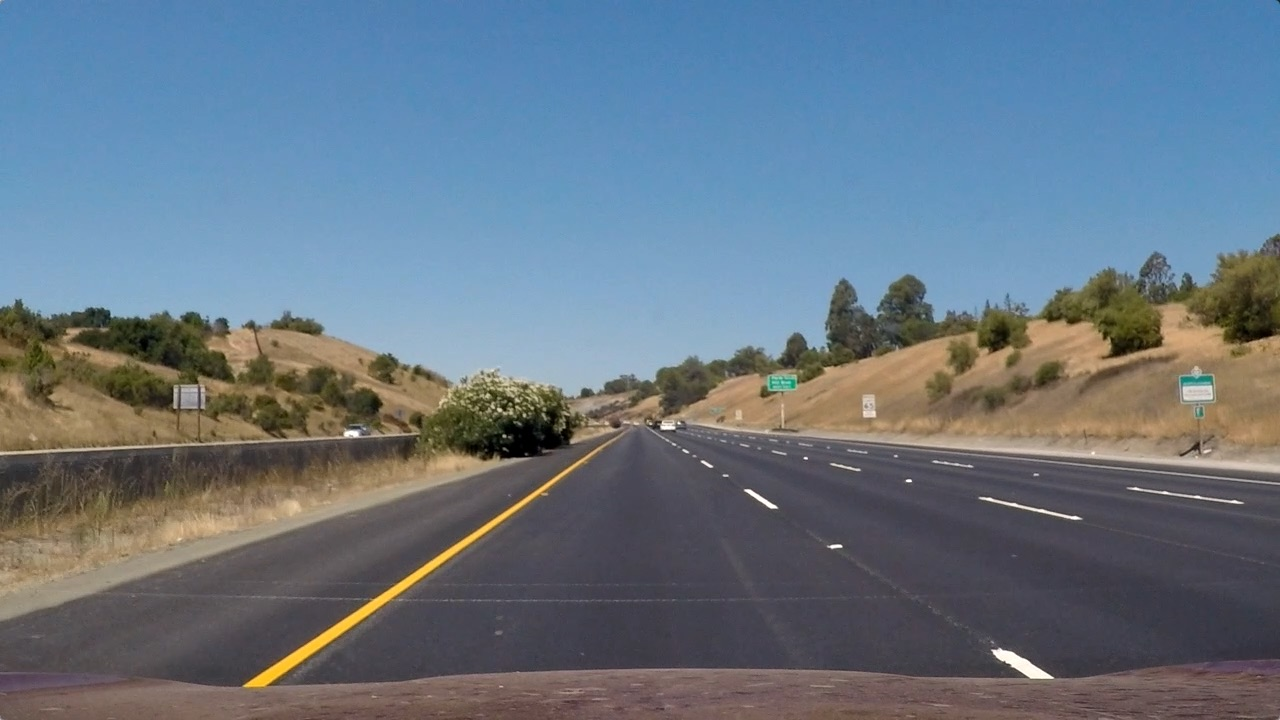
#> input picture Phase One/test_images/straight_lines1.jpg, 1280 x 720 px; its folder holds only this picture in this run
$ python binarization_utils.py   (older library calls are emulated)
#> lines starting #> are read from the running program, lines starting #| are printed output that depends on the picture; after the words box and inside, x2 and y2 are one past the last pixel; in counts of white or black regions, pixels touching at a corner belong together
import cv2
import numpy as np
import glob
import matplotlib.pyplot as plt


# selected threshold to highlight yellow lines
yellow_HSV_th_min = np.array([0, 70, 70])
yellow_HSV_th_max = np.array([50, 255, 255])


def thresh_frame_in_HSV(frame, min_values, max_values, verbose=False):
    """
    Threshold a color frame in HSV space
    """
    HSV = cv2.cvtColor(frame, cv2.COLOR_BGR2HSV)

    min_th_ok = np.all(HSV > min_values, axis=2)
    max_th_ok = np.all(HSV < max_values, axis=2)

    out = np.logical_and(min_th_ok, max_th_ok)


    return out


def thresh_frame_sobel(frame, kernel_size):
    """
    Apply Sobel edge detection to an input frame, then threshold the result
    """
    gray = cv2.cvtColor(frame, cv2.COLOR_BGR2GRAY)

    sobel_x = cv2.Sobel(gray, cv2.CV_64F, 1, 0, ksize=kernel_size)
    sobel_y = cv2.Sobel(gray, cv2.CV_64F, 0, 1, ksize=kernel_size)

    sobel_mag = np.sqrt(sobel_x ** 2 + sobel_y ** 2)
    sobel_mag = np.uint8(sobel_mag / np.max(sobel_mag) * 255)

    _, sobel_mag = cv2.threshold(sobel_mag, 50, 1, cv2.THRESH_BINARY)

    return sobel_mag.astype(bool)


def get_binary_from_equalized_grayscale(frame):
    """
    Apply histogram equalization to an input frame, threshold it and return the (binary) result.
    """
    gray = cv2.cvtColor(frame, cv2.COLOR_BGR2GRAY)

    eq_global = cv2.equalizeHist(gray)

    _, th = cv2.threshold(eq_global, thresh=250, maxval=255, type=cv2.THRESH_BINARY)

    return th


def binarize(img, verbose=False):
    """
    Convert an input frame to a binary image which highlight as most as possible the lane-lines.

    :param img: input color frame
    :param verbose: if True, show intermediate results
    :return: binarized frame
    """
    h, w = img.shape[:2]

    binary = np.zeros(shape=(h, w), dtype=np.uint8)

    # highlight yellow lines by threshold in HSV color space
    HSV_yellow_mask = thresh_frame_in_HSV(img, yellow_HSV_th_min, yellow_HSV_th_max, verbose=False)
    binary = np.logical_or(binary, HSV_yellow_mask)

    # highlight white lines by thresholding the equalized frame
    eq_white_mask = get_binary_from_equalized_grayscale(img)
    binary = np.logical_or(binary, eq_white_mask)

    # get Sobel binary mask (thresholded gradients)
    sobel_mask = thresh_frame_sobel(img, kernel_size=9)
    binary = np.logical_or(binary, sobel_mask)

    # apply a light morphology to "fill the gaps" in the binary image
    kernel = np.ones((5, 5), np.uint8)
    closing = cv2.morphologyEx(binary.astype(np.uint8), cv2.MORPH_CLOSE, kernel)


    return closing


if __name__ == '__main__':

    test_images = glob.glob('test_images/*.jpg')
    for test_image in test_images:
        img = cv2.imread(test_image)
#> img is the input picture: shape (720, 1280, 3); mean B, G, R 131.2, 117.7, 103.2
        binarize(img=img, verbose=True)
#> in thresh_frame_in_HSV, `min_th_ok = np.all(HSV > min_values, axis=2)`:
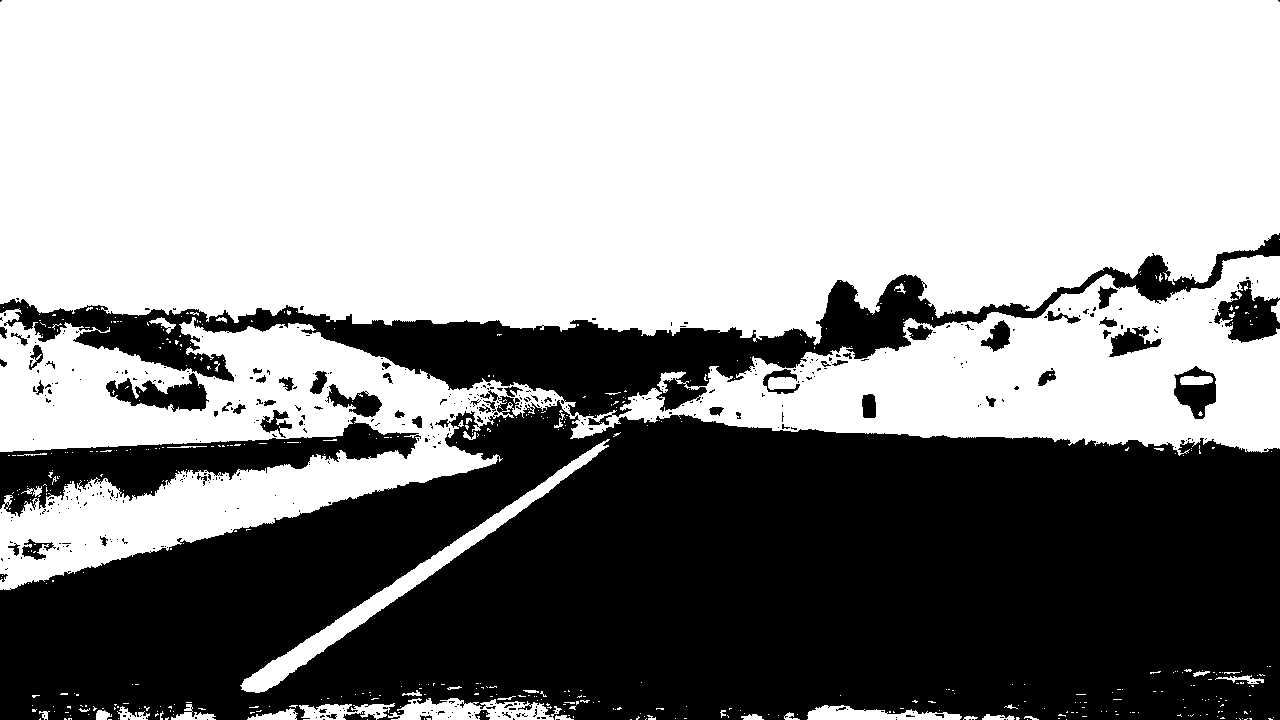
#> min_th_ok: shape (720, 1280) bool; 58.6% white; 461 black regions (401 under 20 px), largest, box (x1, y1, x2, y2) and area: (0, 390, 1280, 720) 308227, (0, 233, 1280, 425) 45583, (0, 417, 421, 517) 14109
#> in get_binary_from_equalized_grayscale, `eq_global = cv2.equalizeHist(gray)`:
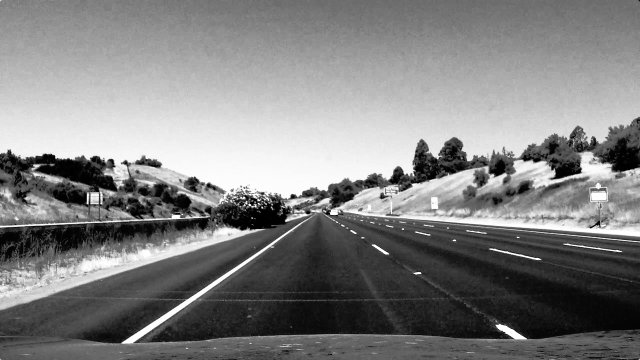
#> eq_global: shape (720, 1280) (shown at 1/2 size); min 0, max 255, mean 128.6
#> in thresh_frame_sobel, `sobel_y = cv2.Sobel(gray, cv2.CV_64F, 0, 1, ksize=kernel_size)`:
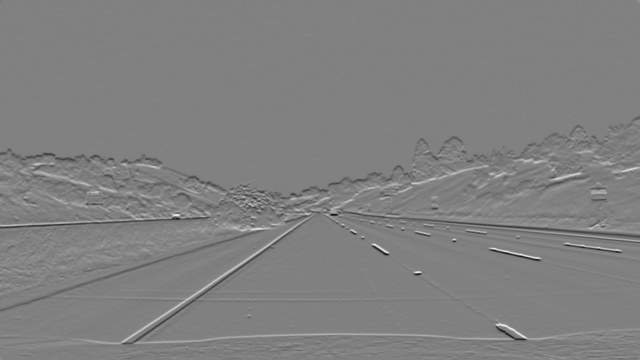
#> sobel_y: shape (720, 1280) float64 (shown at 1/2 size); min -1581900, max 1548409, mean -1112.9; drawn with min black and max white
#> in binarize, `closing = cv2.morphologyEx(binary.astype(np.uint8), cv2.MORPH_CLOSE, k..`:
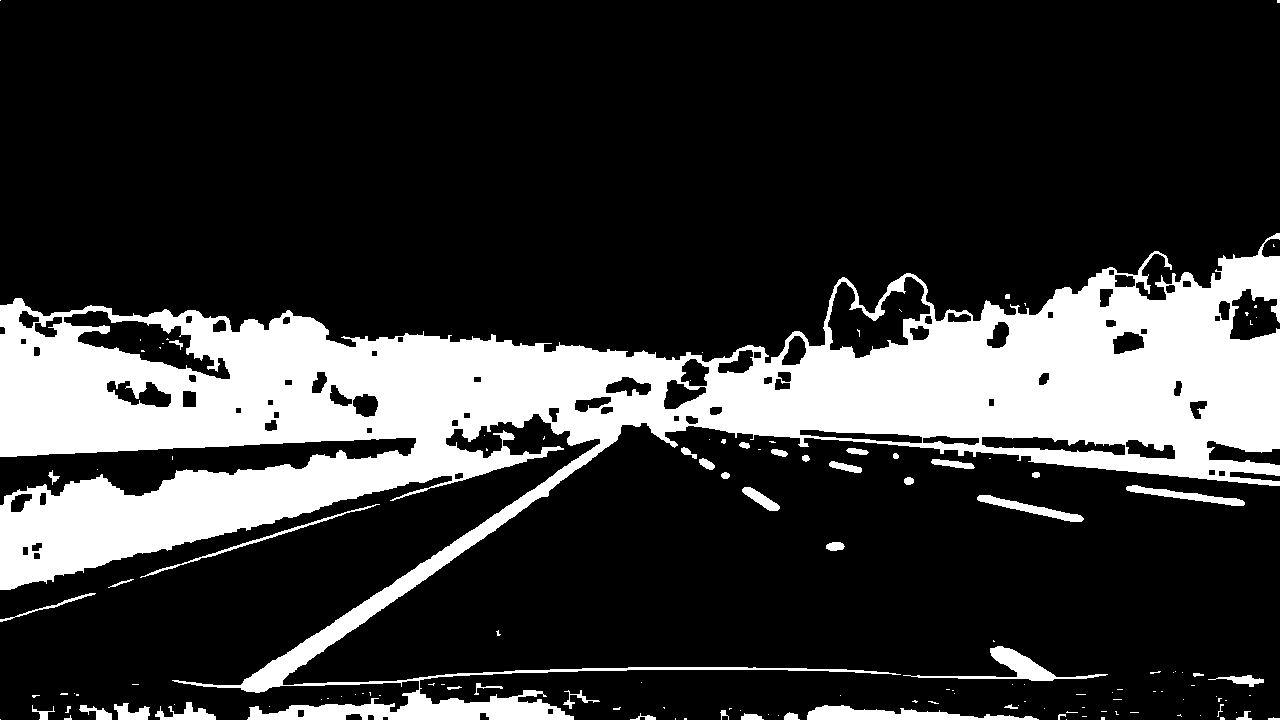
#> closing: shape (720, 1280); values 0 (black) and 1 (white), 21.4% white; 139 white regions (94 under 20 px), largest, box (x1, y1, x2, y2) and area: (0, 233, 1280, 720) 186961, (807, 705, 1039, 720) 1816, (903, 646, 1108, 681) 1468

$ run again, on Phase One/test_images/test3.jpg
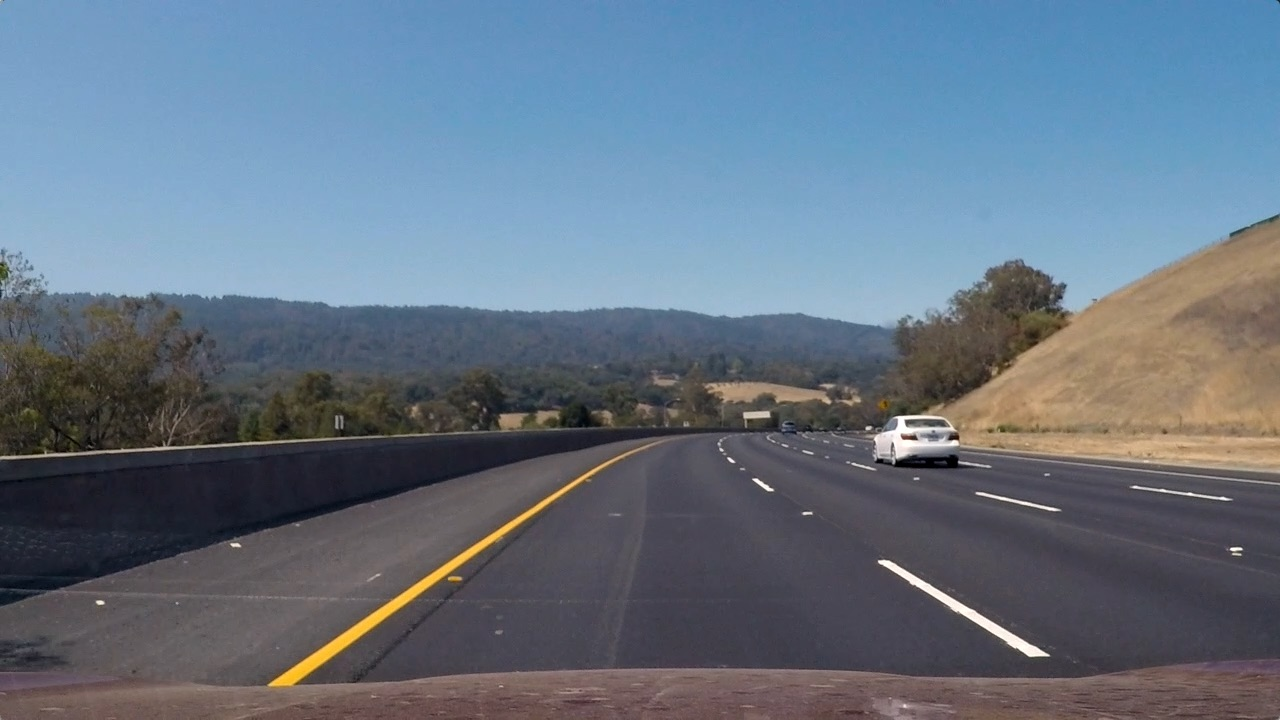
#> input picture Phase One/test_images/test3.jpg, 1280 x 720 px
#> img is the input picture: shape (720, 1280, 3); mean B, G, R 130.7, 115.3, 101.1
#> HSV: shape (720, 1280, 3); mean H, S, V 94.8, 72.6, 137.9
#> in thresh_frame_in_HSV, `min_th_ok = np.all(HSV > min_values, axis=2)`:
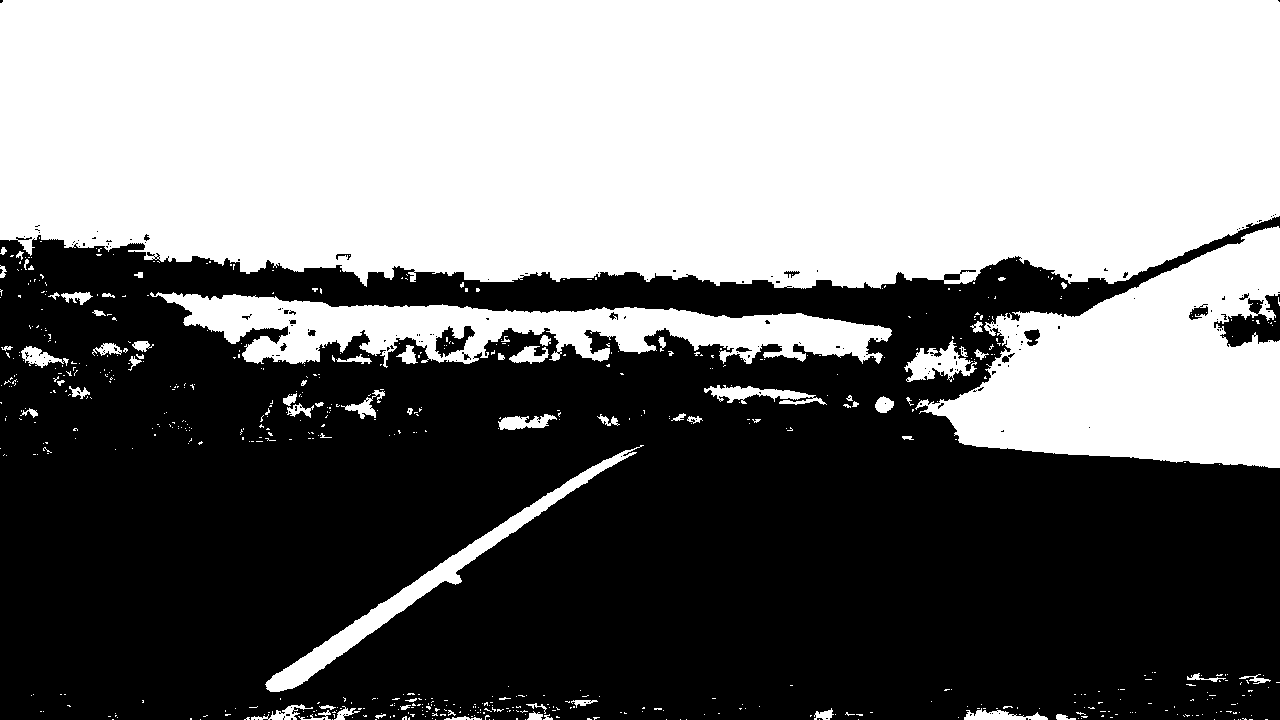
#> min_th_ok: shape (720, 1280) bool; 47.6% white; 667 white regions (595 under 20 px), largest, box (x1, y1, x2, y2) and area: (0, 0, 1280, 289) 342898, (915, 226, 1280, 468) 50982, (150, 292, 892, 368) 26291
#> max_th_ok: shape (720, 1280) bool; 20.6% white; 160 white regions (101 under 20 px), largest, box (x1, y1, x2, y2) and area: (586, 218, 1280, 484) 81892, (0, 439, 1280, 720) 58439, (0, 302, 568, 462) 41072
#> out: shape (720, 1280) bool; 7.2% white; 499 white regions (446 under 20 px), largest, box (x1, y1, x2, y2) and area: (915, 226, 1280, 468) 50982, (265, 445, 644, 692) 6210, (904, 340, 977, 382) 1422
#> th: shape (720, 1280); 2.4% white; 285 white regions (262 under 20 px), largest, box (x1, y1, x2, y2) and area: (48, 267, 948, 325) 12890, (269, 461, 612, 686) 2862, (874, 415, 959, 458) 1646
#> in binarize, `closing = cv2.morphologyEx(binary.astype(np.uint8), cv2.MORPH_CLOSE, k..`:
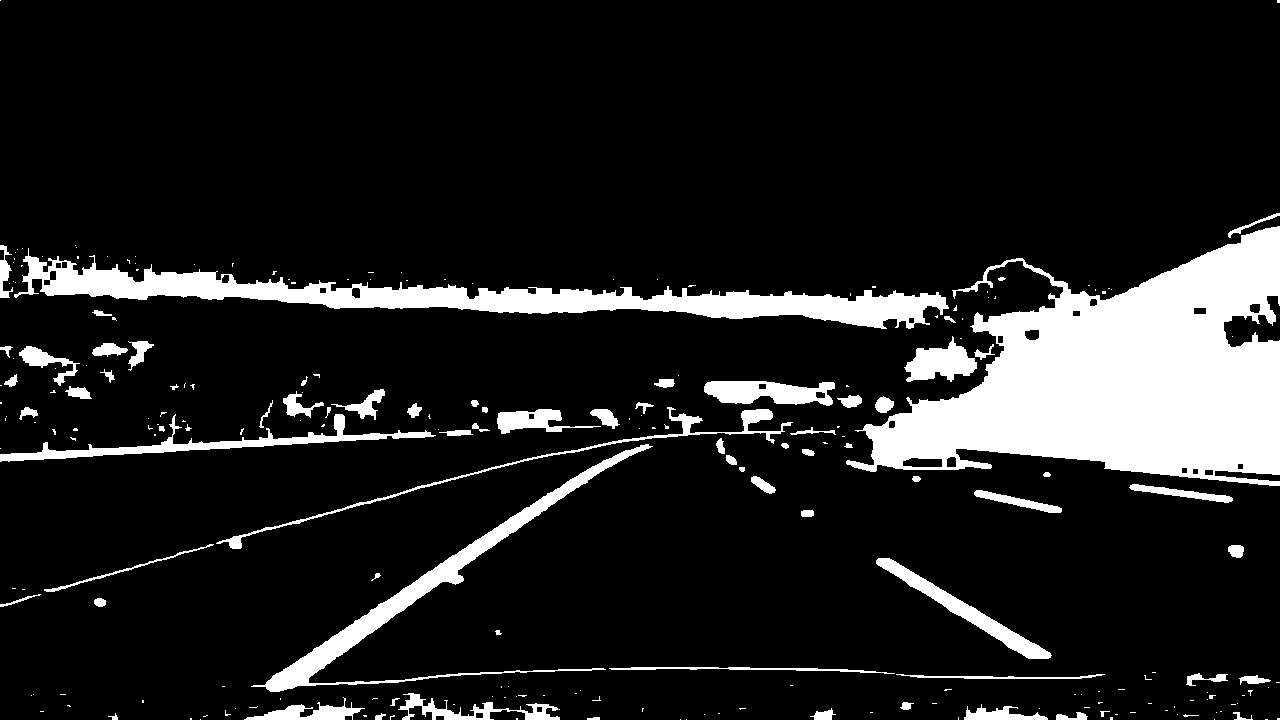
#> closing: shape (720, 1280); values 0 (black) and 1 (white), 12.7% white; 239 white regions (162 under 20 px), largest, box (x1, y1, x2, y2) and area: (846, 226, 1280, 486) 61189, (14, 248, 949, 329) 20179, (251, 444, 653, 692) 7594
